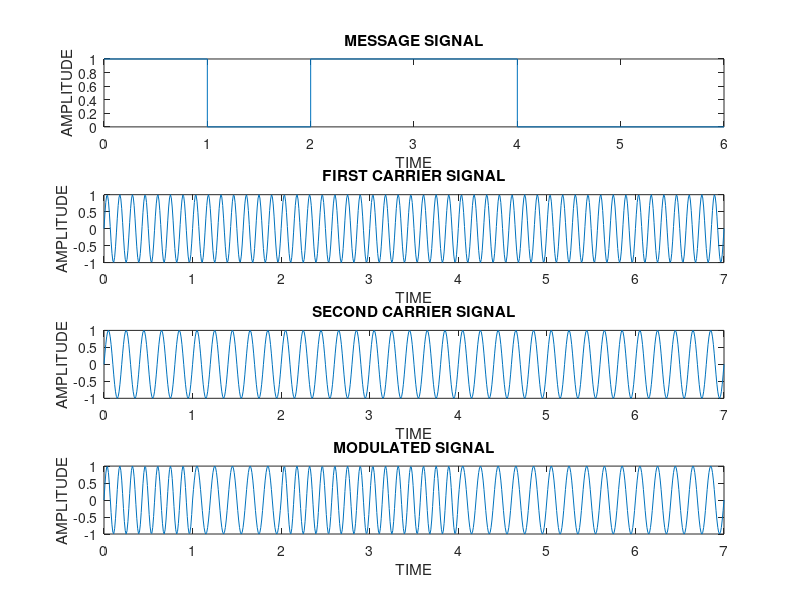

This chart was generated by the following MATLAB code:
clc;
clear all;
close all;
f1=7;
f2=5;
a=1;
n = [1 0 1 1 0 0 0];
l=length(n);
t1=0:0.01:l;
t2=0:l-1
subplot(4,1,1);
stairs(t2,n);
title('MESSAGE SIGNAL');
xlabel('TIME');
ylabel('AMPLITUDE');
y1=a*sin(2*pi*f1*t1);
subplot(4,1,2);
plot(t1,y1);
title('FIRST CARRIER SIGNAL');
xlabel('TIME');
ylabel('AMPLITUDE');
y2=a*sin(2*pi*f2*t1);
subplot(4,1,3);
plot(t1,y2);
title('SECOND CARRIER SIGNAL');
xlabel('TIME');
ylabel('AMPLITUDE');
for i = 1:l
    for j=(i-1)*100:i*100
        if(n(i)==1)
            s(j+1)=y1(j+1)
        else
            s(j+1)=y2(j+1)
        end
    end
end
subplot(4,1,4);
plot(t1,s);
title('MODULATED SIGNAL');
xlabel('TIME');
ylabel('AMPLITUDE');
for i = 1:l
    for j=(i-1)*100:i*100
        if(s(j+1)==y1(j+1))
            k(j+1)=1;
        else
            k(j+1)=0;
        end
    end
end
